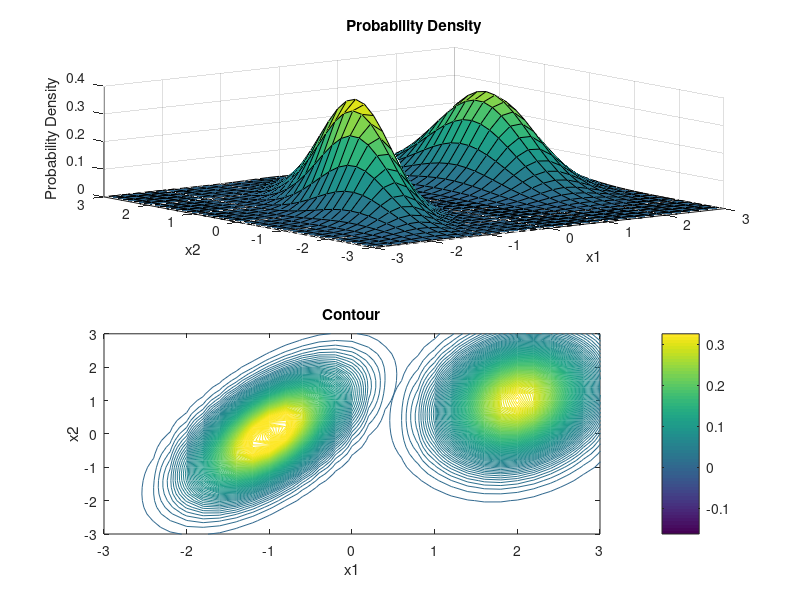

Recreate this plot in MATLAB.
mu_1 = [-1 0];
sigma_1 = [.25 .3; .3 1];
mu_2 = [2 1];
sigma_2 = [.25 .1; .1 1];
x1 = -10:.2:10; x2 = -10:.2:10;

function Z = normal_bivariate(x1,x2,mu,sigma)
  [X1,X2] = meshgrid(x1,x2);
  Z = mvnpdf([X1(:) X2(:)],mu,sigma);
  Z = reshape(Z,length(x2),length(x1));
end

F = normal_bivariate(x1,x2,mu_1,sigma_1);
G = normal_bivariate(x1,x2,mu_2,sigma_2);

figure
subplot(2,1,1)       % add first plot in 2 x 1 grid
surf(x1,x2,F); hold on;
surf(x1,x2,G); hold off;
caxis([min(F(:))-.5*range(F(:)),max(F(:))]);
axis([-3 3 -3 3 0 .4]);
xlabel('x1'); ylabel('x2'); zlabel('Probability Density');
title('Probability Density');

subplot(2,1,2)       % add second plot in 2 x 1 grid

% Plot
contour(x1, x2, F, 'LevelList', 100, 'LineWidth', 0.5); hold on;
contour(x1, x2, G, 'LevelList', 100, 'LineWidth', 0.5); 
caxis([min(G(:))-.5*range(G(:)),max(G(:))]);
axis([-3 3 -3 3]);
xlabel('x1'); ylabel('x2');
cb = colorbar('eastoutside');
title('Contour');
